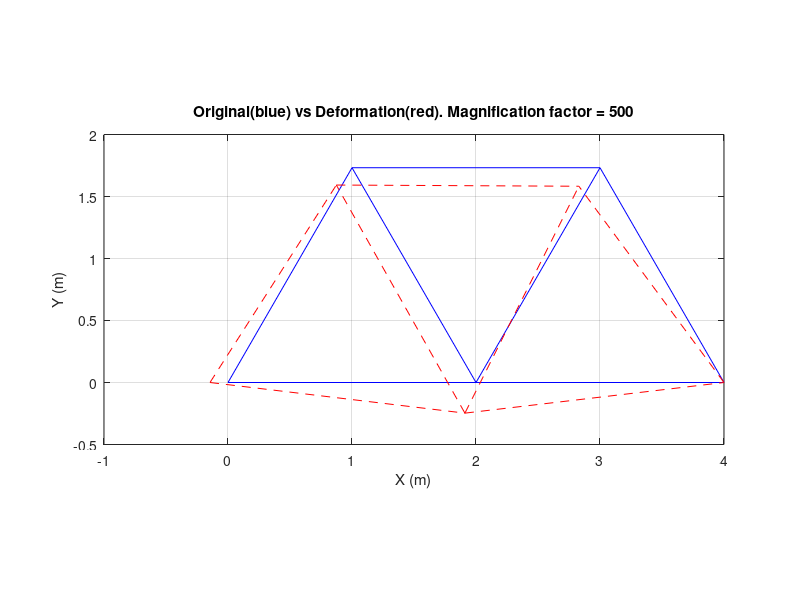

Write the MATLAB code that produced this figure.
%% Problem 2 
clear;clc;
%Generating initial X and Y values for locations (goes from node 1 - 5)
pos = [0,2,4,1,3;0,0,0,sqrt(3),sqrt(3)];


%Settign up the stiffness matrix and corresponding variables;
E =  210*(10^9);
A = pi*(0.015^2);
L = 1;

k_neutral = @(x) [cosd(x)^2,cosd(x)*sind(x),-(cosd(x)^2),-(cosd(x)*sind(x));...
            cosd(x)*sind(x),sind(x)^2,-(cosd(x)*sind(x)),-(sind(x)^2);...
            -(cosd(x)^2),-(cosd(x)*sind(x)),cosd(x)^2,cosd(x)*sind(x);...
            -(cosd(x)*sind(x)),-(sind(x)^2),cosd(x)*sind(x),sind(x)^2] .*(A*E/(2*L));

% setting the beta values
B1 = 0;
B2 = 0;
B3 = 60;
%unsure of B4
B4 = 120;
B5 = 60;
B6 = 120;
%not sure if b7 is 0 or 180;
B7 = 180;

%Generating the individual stiffness matrixes for each memebr
K1 = k_neutral(B1)
K2 = k_neutral(B2)
K3 = k_neutral(B3)
K4 = k_neutral(B4)
K5 = k_neutral(B5);
K6 = k_neutral(B6);
K7 = k_neutral(B7);

%Generating node numbers to be iterated over
nodes = [1,2,1,2,2,3,4 ;...
         2,3,4,4,5,5,5];

%generating list of stiffness matrixes
kk = [K1,K2,K3,K4,K5,K6,K7];
%Generatign empty global stiffness matrix
KG = zeros(10,10);
for t = 1:1:7
    strt = ((t-1)*4) + 1;
    nd = (t*4) +1;
    ke = kk(:,strt:end);
    KT = zeros(10,10);
    i = nodes(1,t);
    j = nodes(2,t);
    KT([(2*i)-1,(2*i),(2*j)-1,(2*j)],[(2*i)-1,(2*i),(2*j)-1,(2*j)]) = ke([1,2,3,4],[1,2,3,4]);
    KG = KG + KT;
end

KG = KG

% generating applied forces and deformations
% v1 known, u1 is 0 as placeholder;
u1 = 0;
v1 = 0;
% u2 and v2 are unkown set as zero for placeholder
u2 = 0;
v2 = 0;
% u3 and v3 are zero because of pin
u3 = 0;
v3 = 0;
% u4 and v4 are unkown set as zero for placeholder
u4 = 0;
v4 = 0;
% u5 and v5 are unkown set as zero for placeholder
u5 = 0;
v5 = 0;

 % only fx1 known, fy1 is placeholder;
fx1 = 0;
fy1 = 0;
% known;
fx2 = 0;
fy2 = -20000;
% unknown, set as zero for placeholder
fx3 = 0;
fy3 = 0;
% known
fx4 = -10000;
fy4 = 0;
% known
fx5 = 0;
fy5 = 0;



%Solving for the rest of displacements using known forces
%for KGr1 we remove rows and columns 2, 5, and 6
KGr1 =  KG
KGr1([2,5,6],:) = [];
KGr1(:,[2,5,6]) = [];
Fr1 = [fx1;fx2;fy2;fx4;fy4;fx5;fy5,];
dr1 = KGr1\Fr1;
u1 = dr1(1);
u2 = dr1(2);
v2 = dr1(3);
u4 = dr1(4);
v4 = dr1(5);
u5 = dr1(6);
v5 = dr1(7);

% we now have the full displacement array
d = [u1;v1;u2;v2;u3;v3;u4;v4;u5;v5]

% solving for the rest of applied forces

Fr2 = KG*d
fy1 = Fr2(2)
fx3 = Fr2(5)
fy3 = Fr2(6)

% we now have full reaction forces array
F = [fx1;fy1;fx2;fy2;fx3;fy3;fx4;fy4;fx5;fy5]

%Plotting
nodes = nodes.'
pos = pos.'

figure(1)
for i = 1:1:7
    tempNode = nodes(i,:)
    pointA = pos(tempNode(1),:)
    pointB = pos(tempNode(2),:)
    points = [pointA;pointB]
    plot(points(:,1),points(:,2),'b')
    hold on;
end
pos2 = pos + ([d(1),d(2);d(3),d(4);d(5),d(6);d(7),d(8);d(9),d(10);].*500)
for i = 1:1:7
    tempNode = nodes(i,:)
    pointA = pos2(tempNode(1),:)
    pointB = pos2(tempNode(2),:)
    points = [pointA;pointB]
    plot(points(:,1),points(:,2),'r--')
    hold on;
end
daspect([1,1,1])
grid on;
xlabel('X (m)')
ylabel('Y (m)')
title('Original(blue) vs Deformation(red). Magnification factor = 500')
